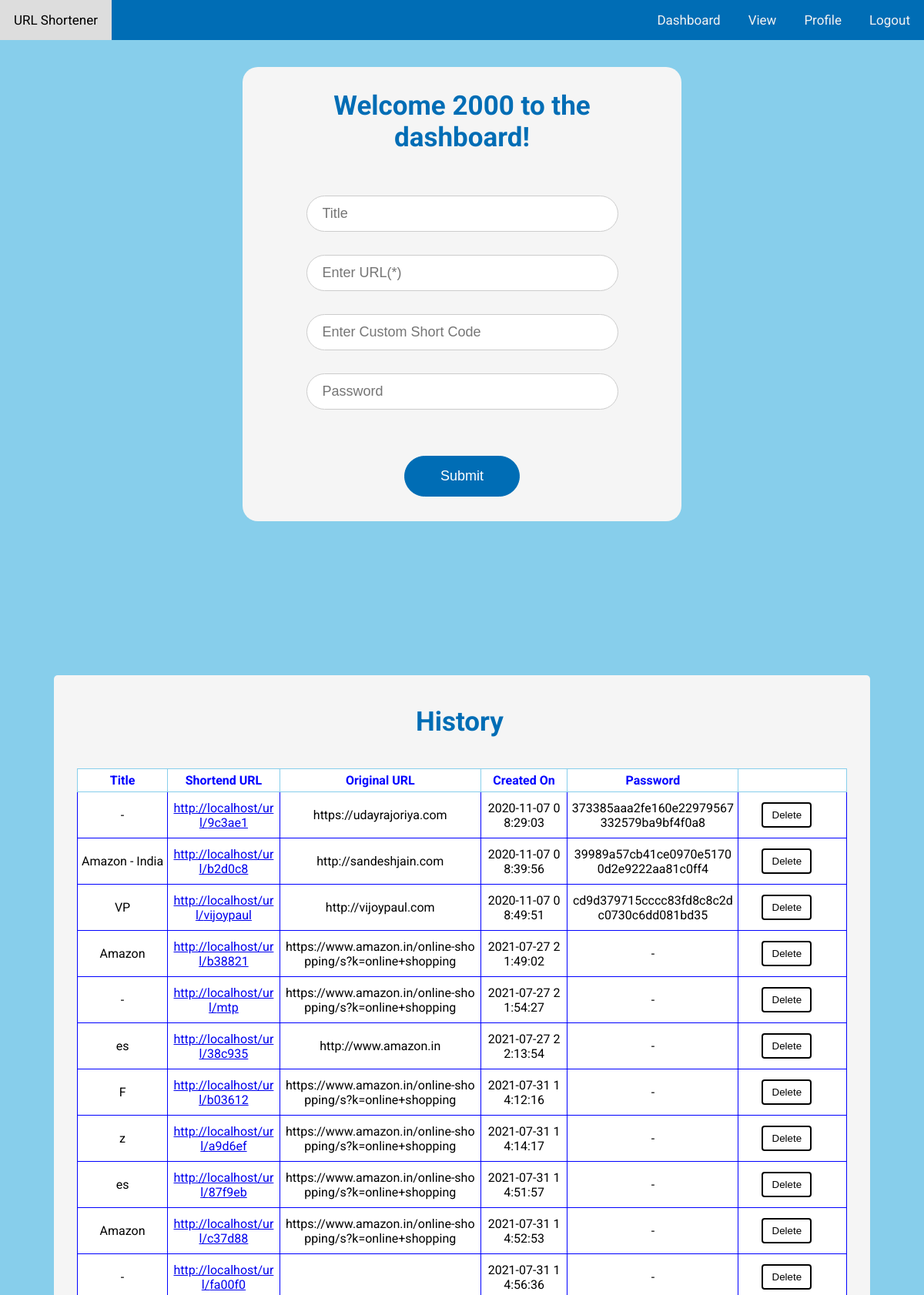
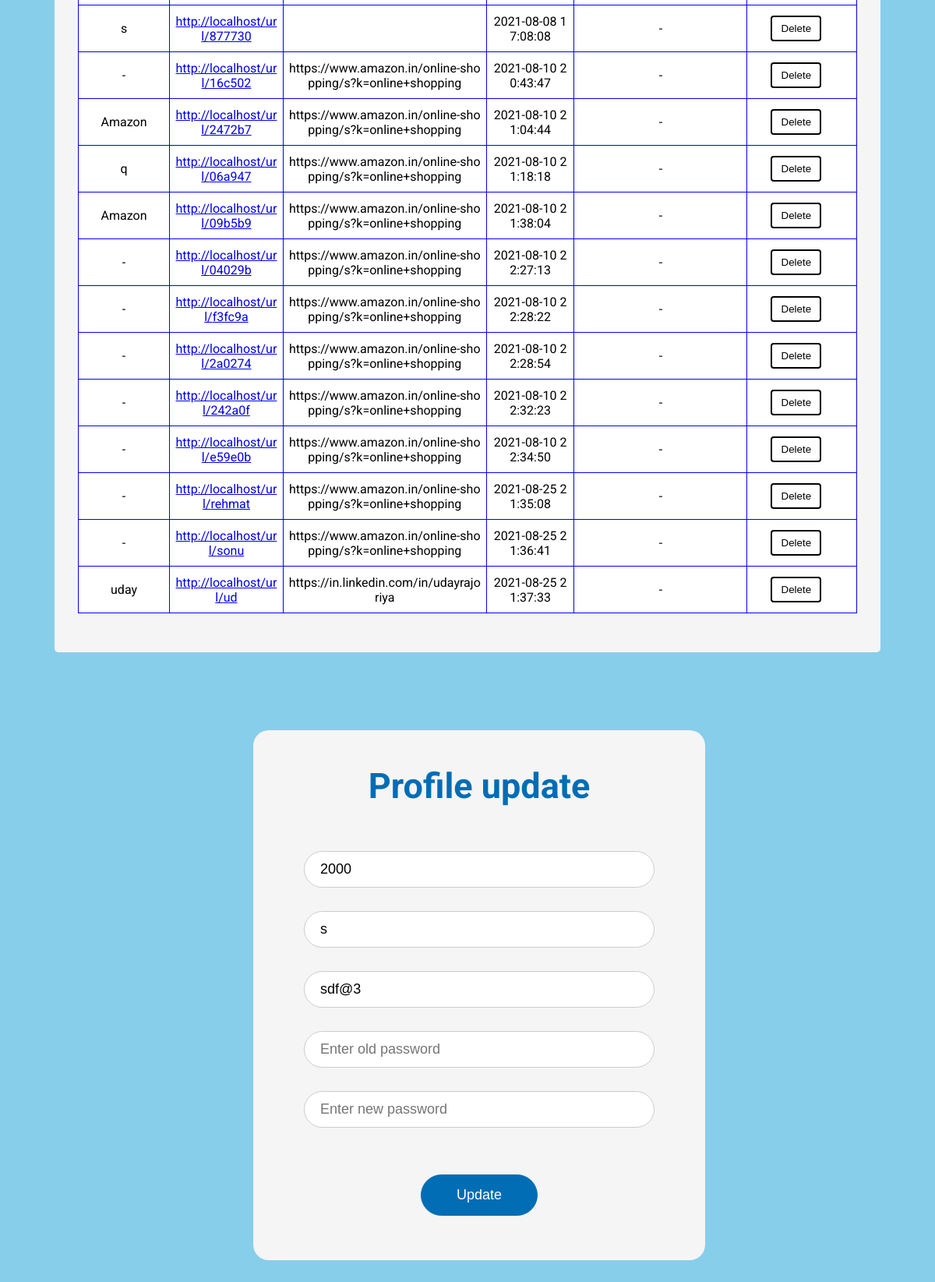
Page /url_shortener/dash.php (signed in) on the committed database (2 pictures, top to bottom).
### tables this page shows
CREATE TABLE `url` (
  `url_id` int(12) NOT NULL,
  `short_url` varchar(255) NOT NULL,
  `orig_url` varchar(255) NOT NULL,
  `title` varchar(200) NOT NULL,
  `password` varchar(200) NOT NULL,
  `created_on` datetime NOT NULL DEFAULT current_timestamp(),
  `user_id` int(11) NOT NULL
);

### url_shortener/dash.php (the view, shortened to what this page needs)
<?php
  $userName = $_SESSION['username'];
  $userId = $_SESSION['userId'];
  $fullname = $_SESSION['fullname'];
  $email = $_SESSION['email'];
?>
<!DOCTYPE html>
<html>
<head><link rel="stylesheet" href="dash1.css">
</head>
<body>
  <div class="topnav">
    <a >URL Shortener</a>
    <div class="topnav-right">
        <a href="#dashboard">Dashboard</a>
        <a href="#tab">View</a>
        <a href="#profile">Profile</a>
        <a href="logout.php">Logout</a>
    </div>
  </div>
<center>
<div class="section1" id="dashbord">
<h3>Welcome <?php echo $userName; ?> to the dashboard!</h3>
  <form action="process.php" class="shorten">
    <input type="text" id="title" name="title" placeholder="Title">
    <input type="text" id="orgUrl" name="originalUrl" placeholder="Enter URL(*)" required>
    <input type="text" id="cutUrl" name="customUrl" placeholder="Enter Custom Short Code">
    <input type="password" id="pass" name="password" placeholder="Password">
    <input type="submit" value="Submit" href="#hisory">
  </form>
  <br>
</div>
<div id="tab">
	<h4 id="history">History</h4>
  <?php
include('db_config.php');
$conn = new mysqli($host, $user, $password, $db);
	$result = $conn->query("SELECT * from url where user_id='$userId'");
	if ($result->num_rows > 0)
	{
    ?>
<table style="width:100%">
  <tr>
    <th>Title</th>
    <th>Shortend URL</th>
    <th>Original URL</th>
    <th>Created On</th>
    <th>Password</th>
    <th></th>
  </tr>
    <?php
    while ($row = $result->fetch_assoc())
		{
      echo "<tr>";
      echo "<td class=\"title\">";
        echo $row['title'];
      echo "</td>";
      echo "<td>";
      echo "<a target='_blank' href=\"http://localhost/url_shortener/" . $row['short_url'] . "\" >http://localhost/url/".$row['short_url']."</a>";
      echo "</td>";
      echo "<td>";
      echo $row['orig_url'];
      echo "</td>";
      echo "<td>";
        echo $row['created_on'];
      echo "</td>";
      echo "<td>";
        echo $row['password'];
      echo "</td>";
      echo "<td>
      <form action=\"delete.php\" method=\"POST\">
      <input type=\"hidden\" name=\"urlId\" value=\"". $row['url_id']."\">
      <button type=\"submit\"class=\"button button1\">Delete</button>
      </form>
      </td>";
    echo "</tr>";
    }
  }
  else
  {
    echo "<h2>You have not shortened any URL yet!</h2>";
  }
  ?>
</table>
</div>
<div id="profile">
  <h2>Profile update</h2>
  <form action ="update.php" method="POST">
    <input type="text" id="userName" name="userName" value="<?php echo $userName?>" placeholder="User name" readonly> <br>
    <input type="text" id="fullName" name="fullName" value="<?php echo $fullname;?>" placeholder="Full Name" required> <br>
    <input type="text" id="email" name="email" value="<?php echo $email?>" placeholder="Email" required> <br>
    <input type="password" id="pass" name="pass"placeholder="Enter old password" required> <br>
    <input type="password" id="newPass"name="newPass" placeholder="Enter new password" > <br>
    <input type="submit" name="update" value="Update">
  </form>
</div>
</center>
</body>
</html>

### url_shortener/dash1.css (style rules this page uses)
body { background-color: #87CEEB; margin: 0px; font-family: 'Roboto', sans-serif; }
.topnav { background-color: #006DB5; overflow: hidden; width: 100%; }
.topnav a { float: left; color: #f2f2f2; text-align: center; padding: 16px 18px; text-decoration: none; font-size: 17px; }
.topnav-right { float: right; }
input[type=text], select { width: 90%; font-size: 18px; padding: 12px 20px; margin: 10px 0; margin-top: 20px; display: inline-block; border: 1px solid #ccc; border-radius: 100px; box-sizing: border-box; outline: none !important; }
input[type=password], select { width: 90%; font-size: 18px; padding: 12px 20px; margin: 10px 0; margin-top: 20px ; display: inline-block; border: 1px solid #ccc; border-radius: 100px; box-sizing: border-box; outline: none !important; }
input[type=submit] { width: 150px; font-size: 18px ; background-color: #006DB5; color: white; padding: 15px 15px; margin: 50px 0; border: 1px solid #006DB5; border-radius: 100px; cursor: pointer; }
h3 { color: #006DB5; font-size: 35px; margin-top: -30px; margin-bottom: 20x; margin-right: 0%; margin-left: 0%; }
.section1 { border-radius: 20px; background-color: whitesmoke; padding:5% ; margin-top: 35px; width: 450px; height: 470px; }
.button { width: 50%; background-color: white; color: black; padding: 7px 6px; margin: 8px 25px; border: none; border-radius: 4px; cursor: pointer; }
.button1 { background-color: white; color: black; border: 2px solid black; margin-right: 50px; white-space: nowrap; text-align: center; }
table, th, td { height: auto; border-collapse: collapse; background-color:white ; border:1px solid #87CEEB ; color: black; }
table { border-radius: 15px; }
th, td { padding: 5px; text-align: center; }
th { color: blue; text-align: center; }
td { border: 1px solid blue; word-break: break-all; }
#tab { border-radius: 5px; background-color:whitesmoke; padding-top: 30px; padding-bottom: 50px;padding-right: 30px; padding-left: 30px; width: 1000px; height: auto; margin-top: 200px; margin-bottom: 20px; }
h4 { color:#006DB5; margin-top: 1px; margin-bottom: 20x; margin-right: 80px; margin-left: 70px; }
#history { color: #006DB5; text-align: center; margin-top: 10px; margin-bottom:40px; margin-right: 50%; margin-left: 44%; font-size: 35px; }
#profile { border-radius: 20px; background-color: whitesmoke; padding: 40px; width: 500px; height:600px; margin-top: 100px; margin-bottom: 30px; margin-right: 50px; margin-left: 80px; font-size: 30px; }
h2 { color:#006DB5; margin-top: 5px; }
.title { text-align: center; white-space: nowrap; }

### rows in the picture
url: title "-", short_url "9c3ae1", orig_url "https://udayrajoriya.com", created_on "2020-11-07 08:29:03", password "373385aaa2fe160e22979567332579ba9bf4f0a8"
url: title "Amazon - India", short_url "b2d0c8", orig_url "http://sandeshjain.com", created_on "2020-11-07 08:39:56", password "39989a57cb41ce0970e51700d2e9222aa81c0ff4"
url: title "VP", short_url "vijoypaul", orig_url "http://vijoypaul.com", created_on "2020-11-07 08:49:51", password "cd9d379715cccc83fd8c8c2dc0730c6dd081bd35"
url: title "Amazon", short_url "b38821", orig_url "https://www.amazon.in/online-shopping/s?k=online+shopping", created_on "2021-07-27 21:49:02", password "-"
url: title "-", short_url "mtp", orig_url "https://www.amazon.in/online-shopping/s?k=online+shopping", created_on "2021-07-27 21:54:27", password "-"
url: title "es", short_url "38c935", orig_url "http://www.amazon.in", created_on "2021-07-27 22:13:54", password "-"
url: title "F", short_url "b03612", orig_url "https://www.amazon.in/online-shopping/s?k=online+shopping", created_on "2021-07-31 14:12:16", password "-"
url: title "z", short_url "a9d6ef", orig_url "https://www.amazon.in/online-shopping/s?k=online+shopping", created_on "2021-07-31 14:14:17", password "-"
url: title "es", short_url "87f9eb", orig_url "https://www.amazon.in/online-shopping/s?k=online+shopping", created_on "2021-07-31 14:51:57", password "-"
url: title "Amazon", short_url "c37d88", orig_url "https://www.amazon.in/online-shopping/s?k=online+shopping", created_on "2021-07-31 14:52:53", password "-"
url: title "-", short_url "fa00f0", created_on "2021-07-31 14:56:36", password "-"
url: title "s", short_url "877730", created_on "2021-08-08 17:08:08", password "-"
url: title "-", short_url "16c502", orig_url "https://www.amazon.in/online-shopping/s?k=online+shopping", created_on "2021-08-10 20:43:47", password "-"
url: title "Amazon", short_url "2472b7", orig_url "https://www.amazon.in/online-shopping/s?k=online+shopping", created_on "2021-08-10 21:04:44", password "-"
url: title "q", short_url "06a947", orig_url "https://www.amazon.in/online-shopping/s?k=online+shopping", created_on "2021-08-10 21:18:18", password "-"
url: title "Amazon", short_url "09b5b9", orig_url "https://www.amazon.in/online-shopping/s?k=online+shopping", created_on "2021-08-10 21:38:04", password "-"
url: title "-", short_url "04029b", orig_url "https://www.amazon.in/online-shopping/s?k=online+shopping", created_on "2021-08-10 22:27:13", password "-"
url: title "-", short_url "f3fc9a", orig_url "https://www.amazon.in/online-shopping/s?k=online+shopping", created_on "2021-08-10 22:28:22", password "-"
url: title "-", short_url "2a0274", orig_url "https://www.amazon.in/online-shopping/s?k=online+shopping", created_on "2021-08-10 22:28:54", password "-"
url: title "-", short_url "242a0f", orig_url "https://www.amazon.in/online-shopping/s?k=online+shopping", created_on "2021-08-10 22:32:23", password "-"
url: title "-", short_url "e59e0b", orig_url "https://www.amazon.in/online-shopping/s?k=online+shopping", created_on "2021-08-10 22:34:50", password "-"
url: title "-", short_url "rehmat", orig_url "https://www.amazon.in/online-shopping/s?k=online+shopping", created_on "2021-08-25 21:35:08", password "-"
url: title "-", short_url "sonu", orig_url "https://www.amazon.in/online-shopping/s?k=online+shopping", created_on "2021-08-25 21:36:41", password "-"
url: title "uday", short_url "ud", orig_url "https://in.linkedin.com/in/udayrajoriya", created_on "2021-08-25 21:37:33", password "-"

### other values in the picture
$userName "2000"
